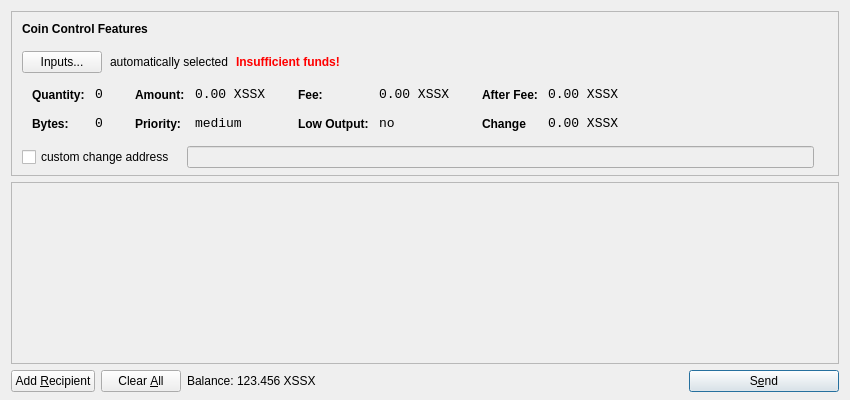
<?xml version="1.0" encoding="UTF-8"?>
<ui version="4.0">
 <class>SendCoinsDialog</class>
 <widget class="QDialog" name="SendCoinsDialog">
  <property name="geometry">
   <rect>
    <x>0</x>
    <y>0</y>
    <width>850</width>
    <height>400</height>
   </rect>
  </property>
  <property name="windowTitle">
   <string>Send Coins</string>
  </property>
  <layout class="QVBoxLayout" name="verticalLayout" stretch="0,1,0">
   <property name="bottomMargin">
    <number>8</number>
   </property>
   <item>
    <widget class="QFrame" name="frameCoinControl">
     <property name="sizePolicy">
      <sizepolicy hsizetype="Expanding" vsizetype="Expanding">
       <horstretch>0</horstretch>
       <verstretch>0</verstretch>
      </sizepolicy>
     </property>
     <property name="maximumSize">
      <size>
       <width>16777215</width>
       <height>16777215</height>
      </size>
     </property>
     <property name="frameShape">
      <enum>QFrame::StyledPanel</enum>
     </property>
     <property name="frameShadow">
      <enum>QFrame::Sunken</enum>
     </property>
     <layout class="QVBoxLayout" name="verticalLayoutCoinControl2">
      <property name="spacing">
       <number>-1</number>
      </property>
      <property name="leftMargin">
       <number>0</number>
      </property>
      <property name="topMargin">
       <number>0</number>
      </property>
      <property name="rightMargin">
       <number>0</number>
      </property>
      <property name="bottomMargin">
       <number>6</number>
      </property>
      <item>
       <layout class="QVBoxLayout" name="verticalLayoutCoinControl" stretch="0,0,0,0,1">
        <property name="spacing">
         <number>0</number>
        </property>
        <property name="leftMargin">
         <number>10</number>
        </property>
        <property name="topMargin">
         <number>10</number>
        </property>
        <item>
         <layout class="QHBoxLayout" name="horizontalLayoutCoinControl1">
          <property name="bottomMargin">
           <number>15</number>
          </property>
          <item>
           <widget class="QLabel" name="labelCoinControlFeatures">
            <property name="sizePolicy">
             <sizepolicy hsizetype="Preferred" vsizetype="Maximum">
              <horstretch>0</horstretch>
              <verstretch>0</verstretch>
             </sizepolicy>
            </property>
            <property name="font">
             <font>
              <weight>75</weight>
              <bold>true</bold>
             </font>
            </property>
            <property name="styleSheet">
             <string notr="true">font-weight:bold;</string>
            </property>
            <property name="text">
             <string>Coin Control Features</string>
            </property>
           </widget>
          </item>
         </layout>
        </item>
        <item>
         <layout class="QHBoxLayout" name="horizontalLayoutCoinControl2" stretch="0,0,0,0">
          <property name="spacing">
           <number>8</number>
          </property>
          <property name="bottomMargin">
           <number>10</number>
          </property>
          <item>
           <widget class="QPushButton" name="pushButtonCoinControl">
            <property name="styleSheet">
             <string notr="true"/>
            </property>
            <property name="text">
             <string>Inputs...</string>
            </property>
           </widget>
          </item>
          <item>
           <widget class="QLabel" name="labelCoinControlAutomaticallySelected">
            <property name="text">
             <string>automatically selected</string>
            </property>
            <property name="margin">
             <number>5</number>
            </property>
           </widget>
          </item>
          <item>
           <widget class="QLabel" name="labelCoinControlInsuffFunds">
            <property name="font">
             <font>
              <weight>75</weight>
              <bold>true</bold>
             </font>
            </property>
            <property name="styleSheet">
             <string notr="true">color:red;font-weight:bold;</string>
            </property>
            <property name="text">
             <string>Insufficient funds!</string>
            </property>
            <property name="margin">
             <number>5</number>
            </property>
           </widget>
          </item>
          <item>
           <spacer name="horizontalSpacerCoinControl">
            <property name="orientation">
             <enum>Qt::Horizontal</enum>
            </property>
            <property name="sizeHint" stdset="0">
             <size>
              <width>40</width>
              <height>1</height>
             </size>
            </property>
           </spacer>
          </item>
         </layout>
        </item>
        <item>
         <widget class="QWidget" name="widgetCoinControl" native="true">
          <property name="sizePolicy">
           <sizepolicy hsizetype="Preferred" vsizetype="Preferred">
            <horstretch>0</horstretch>
            <verstretch>0</verstretch>
           </sizepolicy>
          </property>
          <property name="minimumSize">
           <size>
            <width>0</width>
            <height>0</height>
           </size>
          </property>
          <property name="styleSheet">
           <string notr="true"/>
          </property>
          <layout class="QHBoxLayout" name="horizontalLayoutCoinControl5">
           <property name="margin">
            <number>0</number>
           </property>
           <item>
            <layout class="QHBoxLayout" name="horizontalLayoutCoinControl3" stretch="0,0,0,1">
             <property name="spacing">
              <number>20</number>
             </property>
             <property name="topMargin">
              <number>0</number>
             </property>
             <property name="bottomMargin">
              <number>10</number>
             </property>
             <item>
              <layout class="QFormLayout" name="formLayoutCoinControl1">
               <property name="horizontalSpacing">
                <number>10</number>
               </property>
               <property name="verticalSpacing">
                <number>14</number>
               </property>
               <property name="leftMargin">
                <number>10</number>
               </property>
               <property name="topMargin">
                <number>4</number>
               </property>
               <property name="rightMargin">
                <number>6</number>
               </property>
               <item row="0" column="0">
                <widget class="QLabel" name="labelCoinControlQuantityText">
                 <property name="styleSheet">
                  <string notr="true">font-weight:bold;</string>
                 </property>
                 <property name="text">
                  <string>Quantity:</string>
                 </property>
                 <property name="margin">
                  <number>0</number>
                 </property>
                </widget>
               </item>
               <item row="0" column="1">
                <widget class="QLabel" name="labelCoinControlQuantity">
                 <property name="font">
                  <font>
                   <family>Monospace</family>
                   <pointsize>10</pointsize>
                  </font>
                 </property>
                 <property name="cursor">
                  <cursorShape>IBeamCursor</cursorShape>
                 </property>
                 <property name="contextMenuPolicy">
                  <enum>Qt::ActionsContextMenu</enum>
                 </property>
                 <property name="text">
                  <string>0</string>
                 </property>
                 <property name="margin">
                  <number>0</number>
                 </property>
                 <property name="textInteractionFlags">
                  <set>Qt::LinksAccessibleByMouse|Qt::TextSelectableByKeyboard|Qt::TextSelectableByMouse</set>
                 </property>
                </widget>
               </item>
               <item row="1" column="0">
                <widget class="QLabel" name="labelCoinControlBytesText">
                 <property name="styleSheet">
                  <string notr="true">font-weight:bold;</string>
                 </property>
                 <property name="text">
                  <string>Bytes:</string>
                 </property>
                </widget>
               </item>
               <item row="1" column="1">
                <widget class="QLabel" name="labelCoinControlBytes">
                 <property name="font">
                  <font>
                   <family>Monospace</family>
                   <pointsize>10</pointsize>
                  </font>
                 </property>
                 <property name="cursor">
                  <cursorShape>IBeamCursor</cursorShape>
                 </property>
                 <property name="contextMenuPolicy">
                  <enum>Qt::ActionsContextMenu</enum>
                 </property>
                 <property name="text">
                  <string>0</string>
                 </property>
                 <property name="textInteractionFlags">
                  <set>Qt::LinksAccessibleByMouse|Qt::TextSelectableByKeyboard|Qt::TextSelectableByMouse</set>
                 </property>
                </widget>
               </item>
              </layout>
             </item>
             <item>
              <layout class="QFormLayout" name="formLayoutCoinControl2">
               <property name="horizontalSpacing">
                <number>10</number>
               </property>
               <property name="verticalSpacing">
                <number>14</number>
               </property>
               <property name="leftMargin">
                <number>6</number>
               </property>
               <property name="topMargin">
                <number>4</number>
               </property>
               <property name="rightMargin">
                <number>6</number>
               </property>
               <item row="0" column="0">
                <widget class="QLabel" name="labelCoinControlAmountText">
                 <property name="styleSheet">
                  <string notr="true">font-weight:bold;</string>
                 </property>
                 <property name="text">
                  <string>Amount:</string>
                 </property>
                 <property name="margin">
                  <number>0</number>
                 </property>
                </widget>
               </item>
               <item row="0" column="1">
                <widget class="QLabel" name="labelCoinControlAmount">
                 <property name="font">
                  <font>
                   <family>Monospace</family>
                   <pointsize>10</pointsize>
                  </font>
                 </property>
                 <property name="cursor">
                  <cursorShape>IBeamCursor</cursorShape>
                 </property>
                 <property name="contextMenuPolicy">
                  <enum>Qt::ActionsContextMenu</enum>
                 </property>
                 <property name="text">
                  <string>0.00 XSSX</string>
                 </property>
                 <property name="textInteractionFlags">
                  <set>Qt::LinksAccessibleByMouse|Qt::TextSelectableByKeyboard|Qt::TextSelectableByMouse</set>
                 </property>
                </widget>
               </item>
               <item row="1" column="0">
                <widget class="QLabel" name="labelCoinControlPriorityText">
                 <property name="styleSheet">
                  <string notr="true">font-weight:bold;</string>
                 </property>
                 <property name="text">
                  <string>Priority:</string>
                 </property>
                </widget>
               </item>
               <item row="1" column="1">
                <widget class="QLabel" name="labelCoinControlPriority">
                 <property name="font">
                  <font>
                   <family>Monospace</family>
                   <pointsize>10</pointsize>
                  </font>
                 </property>
                 <property name="cursor">
                  <cursorShape>IBeamCursor</cursorShape>
                 </property>
                 <property name="contextMenuPolicy">
                  <enum>Qt::ActionsContextMenu</enum>
                 </property>
                 <property name="text">
                  <string>medium</string>
                 </property>
                 <property name="textInteractionFlags">
                  <set>Qt::LinksAccessibleByMouse|Qt::TextSelectableByKeyboard|Qt::TextSelectableByMouse</set>
                 </property>
                </widget>
               </item>
              </layout>
             </item>
             <item>
              <layout class="QFormLayout" name="formLayoutCoinControl3">
               <property name="horizontalSpacing">
                <number>10</number>
               </property>
               <property name="verticalSpacing">
                <number>14</number>
               </property>
               <property name="leftMargin">
                <number>6</number>
               </property>
               <property name="topMargin">
                <number>4</number>
               </property>
               <property name="rightMargin">
                <number>6</number>
               </property>
               <item row="0" column="0">
                <widget class="QLabel" name="labelCoinControlFeeText">
                 <property name="styleSheet">
                  <string notr="true">font-weight:bold;</string>
                 </property>
                 <property name="text">
                  <string>Fee:</string>
                 </property>
                 <property name="margin">
                  <number>0</number>
                 </property>
                </widget>
               </item>
               <item row="0" column="1">
                <widget class="QLabel" name="labelCoinControlFee">
                 <property name="font">
                  <font>
                   <family>Monospace</family>
                   <pointsize>10</pointsize>
                  </font>
                 </property>
                 <property name="cursor">
                  <cursorShape>IBeamCursor</cursorShape>
                 </property>
                 <property name="contextMenuPolicy">
                  <enum>Qt::ActionsContextMenu</enum>
                 </property>
                 <property name="text">
                  <string>0.00 XSSX</string>
                 </property>
                 <property name="textInteractionFlags">
                  <set>Qt::LinksAccessibleByMouse|Qt::TextSelectableByKeyboard|Qt::TextSelectableByMouse</set>
                 </property>
                </widget>
               </item>
               <item row="1" column="0">
                <widget class="QLabel" name="labelCoinControlLowOutputText">
                 <property name="styleSheet">
                  <string notr="true">font-weight:bold;</string>
                 </property>
                 <property name="text">
                  <string>Low Output:</string>
                 </property>
                </widget>
               </item>
               <item row="1" column="1">
                <widget class="QLabel" name="labelCoinControlLowOutput">
                 <property name="font">
                  <font>
                   <family>Monospace</family>
                   <pointsize>10</pointsize>
                  </font>
                 </property>
                 <property name="cursor">
                  <cursorShape>IBeamCursor</cursorShape>
                 </property>
                 <property name="contextMenuPolicy">
                  <enum>Qt::ActionsContextMenu</enum>
                 </property>
                 <property name="text">
                  <string>no</string>
                 </property>
                 <property name="textInteractionFlags">
                  <set>Qt::LinksAccessibleByMouse|Qt::TextSelectableByKeyboard|Qt::TextSelectableByMouse</set>
                 </property>
                </widget>
               </item>
              </layout>
             </item>
             <item>
              <layout class="QFormLayout" name="formLayoutCoinControl4">
               <property name="horizontalSpacing">
                <number>10</number>
               </property>
               <property name="verticalSpacing">
                <number>14</number>
               </property>
               <property name="leftMargin">
                <number>6</number>
               </property>
               <property name="topMargin">
                <number>4</number>
               </property>
               <property name="rightMargin">
                <number>6</number>
               </property>
               <item row="0" column="0">
                <widget class="QLabel" name="labelCoinControlAfterFeeText">
                 <property name="styleSheet">
                  <string notr="true">font-weight:bold;</string>
                 </property>
                 <property name="text">
                  <string>After Fee:</string>
                 </property>
                 <property name="margin">
                  <number>0</number>
                 </property>
                </widget>
               </item>
               <item row="0" column="1">
                <widget class="QLabel" name="labelCoinControlAfterFee">
                 <property name="font">
                  <font>
                   <family>Monospace</family>
                   <pointsize>10</pointsize>
                  </font>
                 </property>
                 <property name="cursor">
                  <cursorShape>IBeamCursor</cursorShape>
                 </property>
                 <property name="contextMenuPolicy">
                  <enum>Qt::ActionsContextMenu</enum>
                 </property>
                 <property name="text">
                  <string>0.00 XSSX</string>
                 </property>
                 <property name="textInteractionFlags">
                  <set>Qt::LinksAccessibleByMouse|Qt::TextSelectableByKeyboard|Qt::TextSelectableByMouse</set>
                 </property>
                </widget>
               </item>
               <item row="1" column="0">
                <widget class="QLabel" name="labelCoinControlChangeText">
                 <property name="styleSheet">
                  <string notr="true">font-weight:bold;</string>
                 </property>
                 <property name="text">
                  <string>Change</string>
                 </property>
                </widget>
               </item>
               <item row="1" column="1">
                <widget class="QLabel" name="labelCoinControlChange">
                 <property name="font">
                  <font>
                   <family>Monospace</family>
                   <pointsize>10</pointsize>
                  </font>
                 </property>
                 <property name="cursor">
                  <cursorShape>IBeamCursor</cursorShape>
                 </property>
                 <property name="contextMenuPolicy">
                  <enum>Qt::ActionsContextMenu</enum>
                 </property>
                 <property name="text">
                  <string>0.00 XSSX</string>
                 </property>
                 <property name="textInteractionFlags">
                  <set>Qt::LinksAccessibleByMouse|Qt::TextSelectableByKeyboard|Qt::TextSelectableByMouse</set>
                 </property>
                </widget>
               </item>
              </layout>
             </item>
            </layout>
           </item>
          </layout>
         </widget>
        </item>
        <item>
         <layout class="QHBoxLayout" name="horizontalLayoutCoinControl4" stretch="0,0,0">
          <property name="spacing">
           <number>12</number>
          </property>
          <property name="sizeConstraint">
           <enum>QLayout::SetDefaultConstraint</enum>
          </property>
          <property name="topMargin">
           <number>5</number>
          </property>
          <property name="rightMargin">
           <number>5</number>
          </property>
          <item>
           <widget class="QCheckBox" name="checkBoxCoinControlChange">
            <property name="text">
             <string>custom change address</string>
            </property>
           </widget>
          </item>
          <item>
           <widget class="QLineEdit" name="lineEditCoinControlChange">
            <property name="enabled">
             <bool>false</bool>
            </property>
            <property name="sizePolicy">
             <sizepolicy hsizetype="Expanding" vsizetype="Fixed">
              <horstretch>0</horstretch>
              <verstretch>0</verstretch>
             </sizepolicy>
            </property>
           </widget>
          </item>
          <item>
           <widget class="QLabel" name="labelCoinControlChangeLabel">
            <property name="sizePolicy">
             <sizepolicy hsizetype="Preferred" vsizetype="Expanding">
              <horstretch>0</horstretch>
              <verstretch>0</verstretch>
             </sizepolicy>
            </property>
            <property name="minimumSize">
             <size>
              <width>0</width>
              <height>0</height>
             </size>
            </property>
            <property name="text">
             <string/>
            </property>
            <property name="margin">
             <number>3</number>
            </property>
           </widget>
          </item>
         </layout>
        </item>
        <item>
         <spacer name="verticalSpacerCoinControl">
          <property name="orientation">
           <enum>Qt::Vertical</enum>
          </property>
          <property name="sizeHint" stdset="0">
           <size>
            <width>800</width>
            <height>1</height>
           </size>
          </property>
         </spacer>
        </item>
       </layout>
      </item>
     </layout>
    </widget>
   </item>
   <item>
    <widget class="QScrollArea" name="scrollArea">
     <property name="widgetResizable">
      <bool>true</bool>
     </property>
     <widget class="QWidget" name="scrollAreaWidgetContents">
      <property name="geometry">
       <rect>
        <x>0</x>
        <y>0</y>
        <width>830</width>
        <height>165</height>
       </rect>
      </property>
      <layout class="QVBoxLayout" name="verticalLayout_2">
       <property name="margin">
        <number>0</number>
       </property>
       <item>
        <layout class="QVBoxLayout" name="entries">
         <property name="spacing">
          <number>6</number>
         </property>
        </layout>
       </item>
       <item>
        <spacer name="verticalSpacer">
         <property name="orientation">
          <enum>Qt::Vertical</enum>
         </property>
         <property name="sizeHint" stdset="0">
          <size>
           <width>20</width>
           <height>40</height>
          </size>
         </property>
        </spacer>
       </item>
      </layout>
     </widget>
    </widget>
   </item>
   <item>
    <layout class="QHBoxLayout" name="horizontalLayout">
     <item>
      <widget class="QPushButton" name="addButton">
       <property name="toolTip">
        <string>Send to multiple recipients at once</string>
       </property>
       <property name="text">
        <string>Add &amp;Recipient</string>
       </property>
       <property name="icon">
        <iconset resource="../bitcoin.qrc">
         <normaloff>:/icons/add</normaloff>:/icons/add</iconset>
       </property>
       <property name="autoDefault">
        <bool>false</bool>
       </property>
      </widget>
     </item>
     <item>
      <widget class="QPushButton" name="clearButton">
       <property name="sizePolicy">
        <sizepolicy hsizetype="Minimum" vsizetype="Fixed">
         <horstretch>0</horstretch>
         <verstretch>0</verstretch>
        </sizepolicy>
       </property>
       <property name="toolTip">
        <string>Remove all transaction fields</string>
       </property>
       <property name="text">
        <string>Clear &amp;All</string>
       </property>
       <property name="icon">
        <iconset resource="../bitcoin.qrc">
         <normaloff>:/icons/remove</normaloff>:/icons/remove</iconset>
       </property>
       <property name="autoRepeatDelay">
        <number>300</number>
       </property>
       <property name="autoDefault">
        <bool>false</bool>
       </property>
      </widget>
     </item>
     <item>
      <layout class="QHBoxLayout" name="horizontalLayout_2">
       <property name="spacing">
        <number>3</number>
       </property>
       <item>
        <widget class="QLabel" name="label">
         <property name="sizePolicy">
          <sizepolicy hsizetype="Preferred" vsizetype="Fixed">
           <horstretch>0</horstretch>
           <verstretch>0</verstretch>
          </sizepolicy>
         </property>
         <property name="text">
          <string>Balance:</string>
         </property>
        </widget>
       </item>
       <item>
        <widget class="QLabel" name="labelBalance">
         <property name="sizePolicy">
          <sizepolicy hsizetype="Preferred" vsizetype="Fixed">
           <horstretch>0</horstretch>
           <verstretch>0</verstretch>
          </sizepolicy>
         </property>
         <property name="cursor">
          <cursorShape>IBeamCursor</cursorShape>
         </property>
         <property name="text">
          <string>123.456 XSSX</string>
         </property>
         <property name="textInteractionFlags">
          <set>Qt::LinksAccessibleByMouse|Qt::TextSelectableByKeyboard|Qt::TextSelectableByMouse</set>
         </property>
        </widget>
       </item>
      </layout>
     </item>
     <item>
      <spacer name="horizontalSpacer">
       <property name="orientation">
        <enum>Qt::Horizontal</enum>
       </property>
       <property name="sizeHint" stdset="0">
        <size>
         <width>40</width>
         <height>20</height>
        </size>
       </property>
      </spacer>
     </item>
     <item>
      <widget class="QPushButton" name="sendButton">
       <property name="minimumSize">
        <size>
         <width>150</width>
         <height>0</height>
        </size>
       </property>
       <property name="toolTip">
        <string>Confirm the send action</string>
       </property>
       <property name="text">
        <string>S&amp;end</string>
       </property>
       <property name="icon">
        <iconset resource="../bitcoin.qrc">
         <normaloff>:/icons/send</normaloff>:/icons/send</iconset>
       </property>
       <property name="default">
        <bool>true</bool>
       </property>
      </widget>
     </item>
    </layout>
   </item>
  </layout>
 </widget>
 <resources>
  <include location="../bitcoin.qrc"/>
 </resources>
 <connections/>
</ui>
